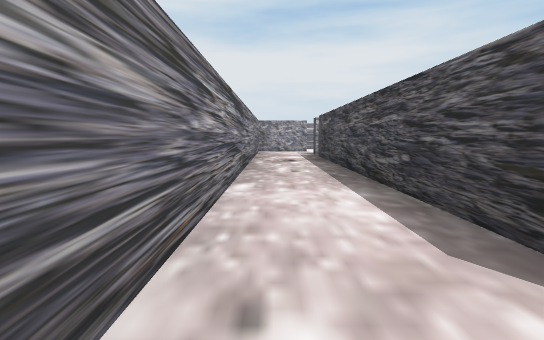
view 1 (above)

15 first-person views from a walk through a Unity game level. The camera is 0.47 m above the floor, tilts 6° down and sees 80° across. The floor is counted in squares, 1 m on a side. Each view is taken from the middle of a square. On the plan, view 1 faces up. The plan holds only what a view shows up to about 9 squares ahead; the rest is blank. The place goes on beyond the plan. Some animated figures are not drawn.

view 2
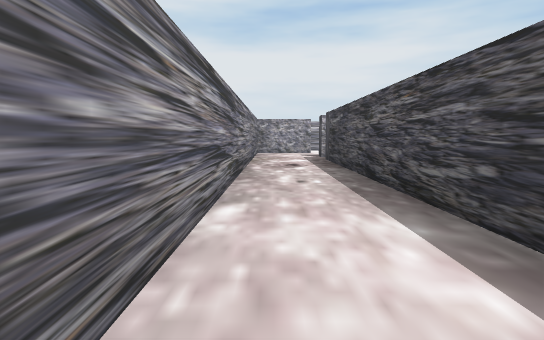

view 3
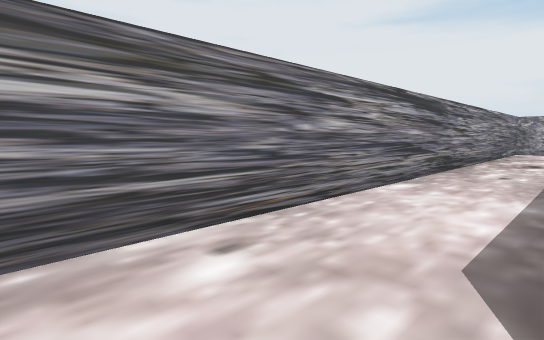

view 4
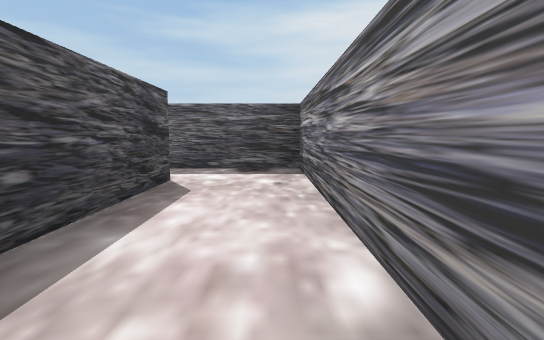

view 5
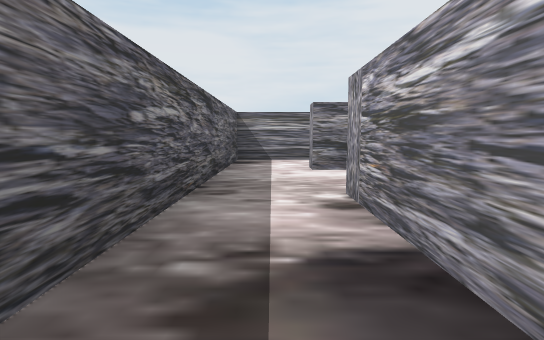

view 6
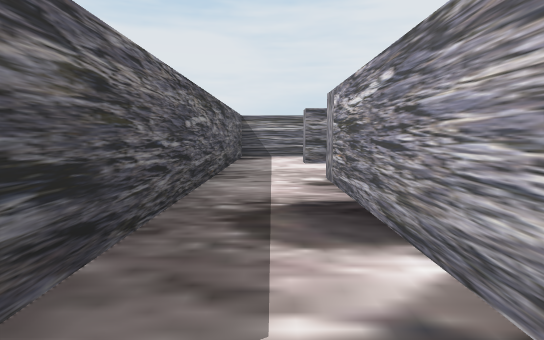

view 7
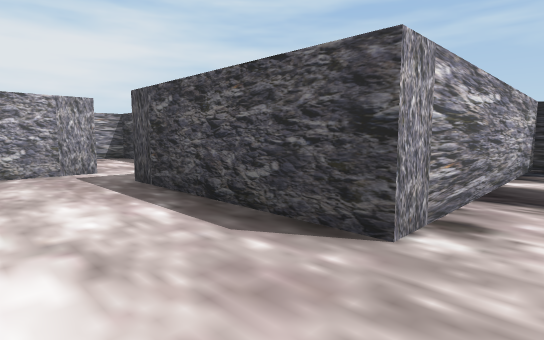

view 8
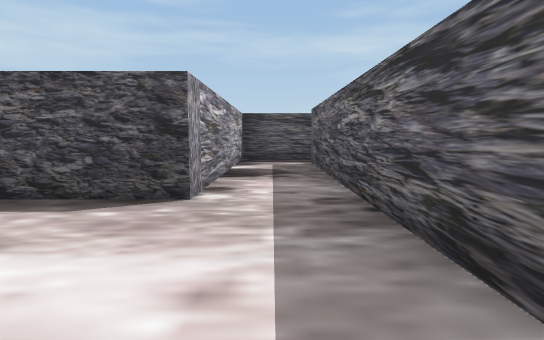

view 9
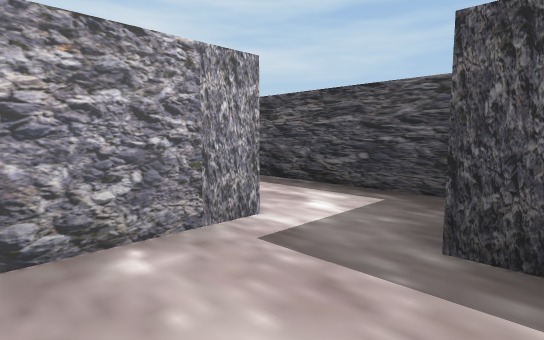

view 10
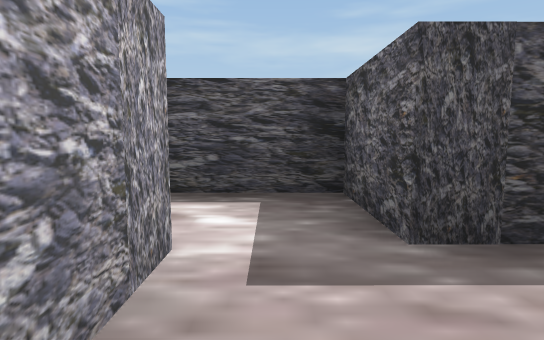

view 11
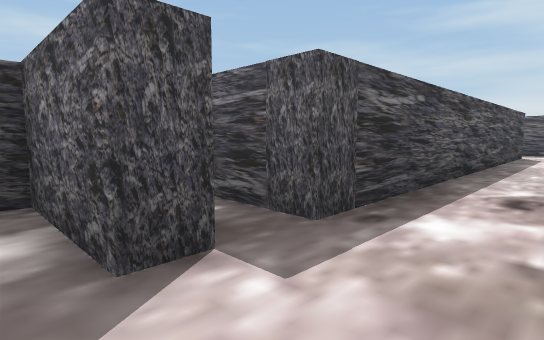

view 12
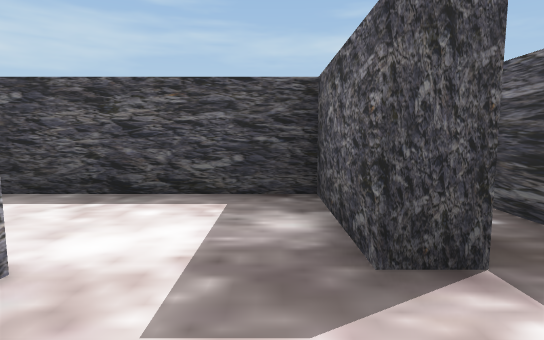

view 13
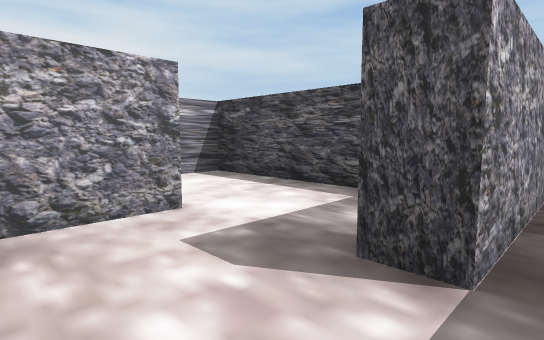

view 14
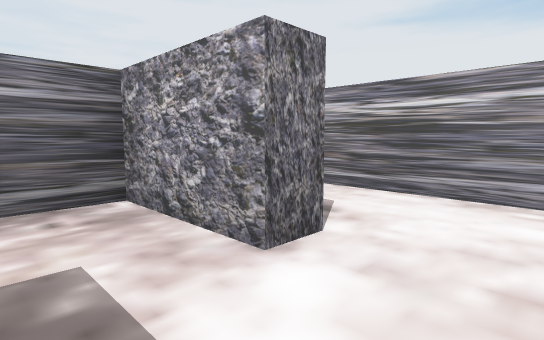

view 15
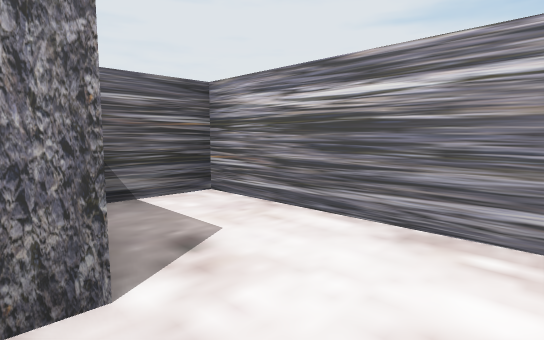

### Floor plan
Ten units are one square. View 1 is at (0, 0); x grows to the right and y downward. Boxes are objects, and circles mark ways between rooms. Rooms are numbered by the first view taken in them; rooms with no view inside come last. Other rooms are left out.
<svg viewBox="-9 -121 91 136">
<path fill="none" stroke="#000" d="M11 -82 11 -86M15 -6 11 -6 11 -76M11 -99 -4 -99 -4 7 16 7M15 -11 15 -6M34 -44 20 -44M16 7 68 7M65 -6 34 -6 34 -34 47 -34 47 -46M77 9 77 -6 65 -6M11 -86 26 -86 26 -96M11 -76 21 -76M11 -104 11 -99M26 -96 26 -116 -4 -116 -4 -108"/>
<circle cx="10" cy="0" r="3" fill="#2a7"/>
<circle cx="10" cy="-90" r="3" fill="#2a7"/>
<circle cx="60" cy="0" r="3" fill="#2a7"/>
<circle cx="20" cy="-100" r="3" fill="#2a7"/>
<text x="0" y="-50">1</text>
<text x="30" y="-20">2</text>
<text x="70" y="10">3</text>
<text x="20" y="-90">4</text>
<text x="10" y="-110">5</text>
</svg>
Room 1 opens to room 2. Room 1 opens to room 4. Room 2 opens to room 3. Room 4 opens to room 5.

Where each view was taken, in squares from view 1:
view 1: 0 up, 0 right, facing up
view 2: 1 up, 0 right, facing up
view 3: 0 up, 1 right, facing up-left
view 4: 4 up, 0 right, facing down
view 5: 0 up, 6 right, facing left
view 6: 0 up, 7 right, facing left
view 7: 0 up, 2 right, facing up-right
view 8: 0 up, 1 right, facing right
view 9: 3 up, 2 right, facing up-right
view 10: 4 up, 2 right, facing right
view 11: 9 up, 0 right, facing down-right
view 12: 9 up, 0 right, facing right
view 13: 8 up, 0 right, facing up-right
view 14: 9 up, 2 right, facing up-left
view 15: 10 up, 2 right, facing up-left
